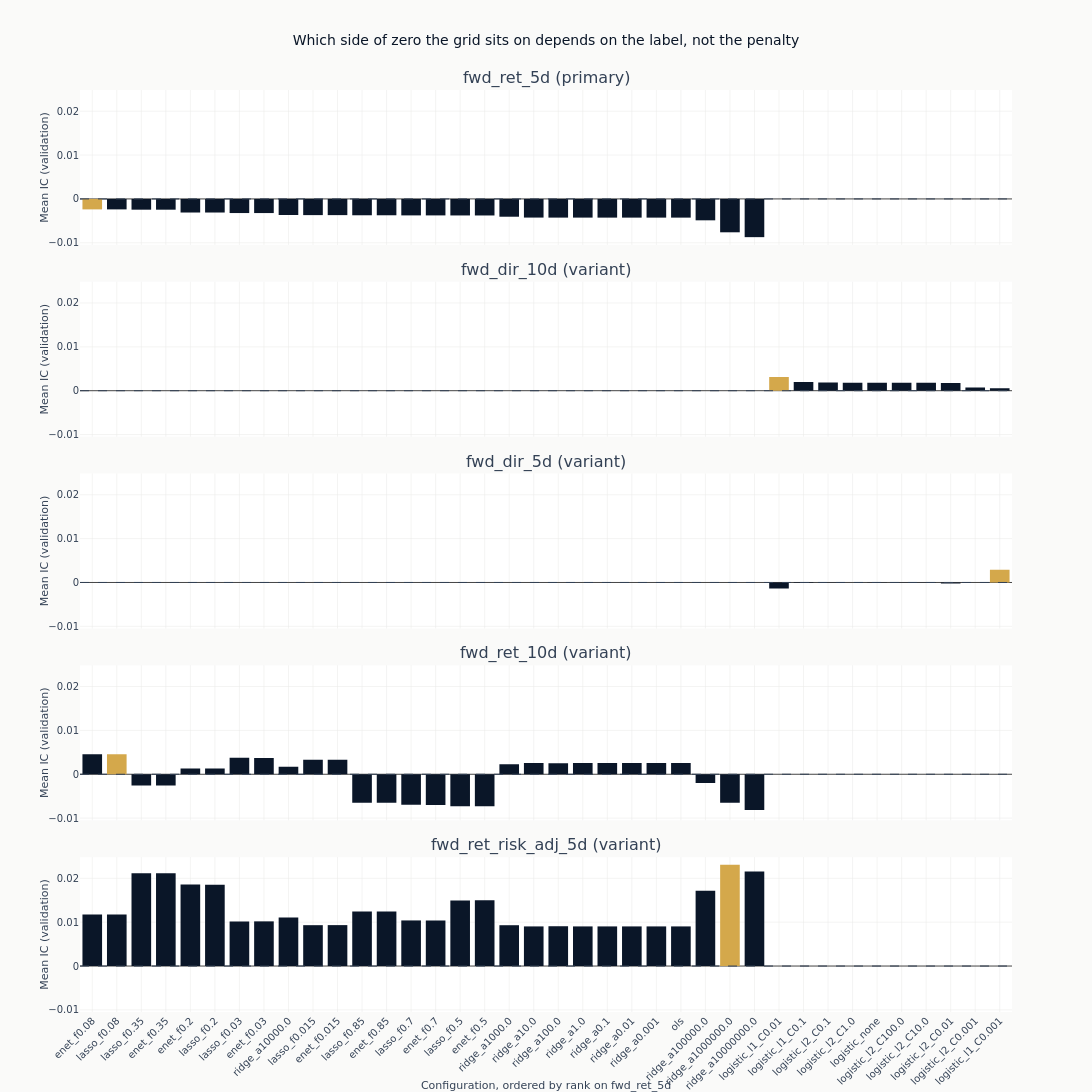

Notebook code for this chart:
### Markdown cell above
### How the penalty grid ranks

One panel per label on one shared vertical scale, so the labels are compared rather than
each one rescaled to fill its own panel. Only configurations measured on all of their label's dates are
charted. The zero line is the reference that matters: a bar below it is a model whose ranking
pointed the wrong way out of sample.

The configurations are held in one order across the panels - their ranking on the primary label
- so a panel that does not descend is a label that orders the grid differently.

### Code cell
def compact(params: str) -> str:
    """Render declared parameters for a label: `alpha=1000000.0` reads as `alpha=1e+06`."""
    return re.sub(r"\d+\.?\d*(?:[eE][+-]?\d+)?", lambda m: f"{float(m.group()):g}", params)


full = catalog.filter("full_coverage")
config_order = (
    full.filter(pl.col("label") == panel_labels[0])
    .sort("ic_mean", descending=True)
    .get_column("config_name")
    .to_list()
)

# `shared_yaxes` matches axes across columns, so with one column it does nothing and each
# panel would be rescaled to fill itself. Matching every row to the first is what puts the
# labels on one vertical scale, which is what stacking them is for.
fig_ic = make_subplots(
    rows=len(panel_labels),
    cols=1,
    shared_xaxes=True,
    vertical_spacing=0.04,
    subplot_titles=[
        f"{label} ({'primary' if label == primary else 'variant'})" for label in panel_labels
    ],
)
for row, label in enumerate(panel_labels, start=1):
    panel = full.filter(pl.col("label") == label)
    # A label whose menu declares different configurations - the classification ones do - keeps
    # its own members and appends them after the shared order rather than being dropped.
    order = [name for name in config_order if name in set(panel.get_column("config_name"))]
    order += [name for name in panel.get_column("config_name").to_list() if name not in order]
    panel = panel.with_columns(
        rank=pl.col("config_name").replace_strict(
            {name: index for index, name in enumerate(order)}, return_dtype=pl.Int32
        )
    ).sort("rank")
    best = panel.get_column("ic_mean").max()
    fig_ic.add_trace(
        go.Bar(
            x=panel.get_column("config_name").to_list(),
            y=panel.get_column("ic_mean").to_list(),
            marker_color=[
                COLORS["amber"] if value == best else COLORS["blue"]
                for value in panel.get_column("ic_mean")
            ],
            showlegend=False,
        ),
        row=row,
        col=1,
    )
    fig_ic.add_hline(
        y=0, line_width=1, line_dash="dash", line_color=COLORS["neutral"], row=row, col=1
    )
    fig_ic.update_yaxes(title_text="Mean IC (validation)", row=row, col=1)
    if row > 1:
        fig_ic.update_yaxes(matches="y", row=row, col=1)
fig_ic.update_xaxes(
    title_text=f"Configuration, ordered by rank on {panel_labels[0]}",
    tickangle=-45,
    row=len(panel_labels),
    col=1,
)
fig_ic.update_layout(
    title="Which side of zero the grid sits on depends on the label, not the penalty",
    height=260 * len(panel_labels),
    width=1100,
    margin=dict(t=90),
)
# Which labels clear zero is a fact about the frame, so the alt text reads it rather than
# asserting it. Describing every bar as negative was true of the one label this notebook used to
# fit and is false of the set it fits now.
side_text = "; ".join(
    f"{row['label']} has {row['n_positive']} of {row['configurations']} above zero"
    for row in by_label.sort("label").iter_rows(named=True)
)
# Whether the panels overlap is also a fact about the frame. Stating a magnitude - "the spread
# within a panel is small next to the gap between panels" - is the thing that goes stale on the
# next run, so the two quantities are read and compared here.
leader = by_label.sort("best_ic", descending=True).row(0, named=True)
rest_best = by_label.filter(pl.col("label") != leader["label"]).get_column("best_ic").max()
if rest_best is None:
    # A one-label `LABELS` run has no second panel, and `max()` over the empty selection is null
    # rather than a number: comparing it raises, and formatting it would publish alt text about a
    # comparison that was never made.
    separation_text = (
        f"there is one panel: this run fitted {leader['label']} alone, whose configurations "
        f"span {leader['worst_ic']:.4f} to {leader['best_ic']:.4f}, so no comparison across "
        "labels is drawn"
    )
elif leader["worst_ic"] > rest_best:
    separation_text = (
        f"the panels do not overlap: {leader['label']}'s weakest configuration scores "
        f"{leader['worst_ic']:.4f}, above the {rest_best:.4f} that is the best any other label "
        "reaches"
    )
else:
    separation_text = (
        f"the panels overlap: {leader['label']} leads on its best configuration "
        f"({leader['best_ic']:.4f}) but its weakest ({leader['worst_ic']:.4f}) falls inside "
        f"the range other labels reach, whose best is {rest_best:.4f}"
    )
show_plotly_with_alt(
    fig_ic,
    "Bar charts of mean validation information coefficient for every full-coverage linear "
    "configuration, one panel per declared label sharing a vertical scale, each panel's highest "
    "bar in amber and the rest in dark navy, with a dashed zero line across each. The bars are "
    "held in the primary label's ranking order in every panel, so a panel that does not descend "
    f"is a label that orders the grid differently. Counted from the frame: {side_text}. Read "
    f"off the same frame, {separation_text}.",
)

### Figure 1 — Plotly figure (JSON) as saved in the notebook; plotly's stock layout.template omitted (floating-point values rounded to 4 significant figures)
{"data": [{"marker": {"color": ["#D4A84B", "#0a1628", "#0a1628", "#0a1628", "#0a1628", "#0a1628", "#0a1628", "#0a1628", "#0a1628", "#0a1628", "#0a1628", "#0a1628", "#0a1628", "#0a1628", "#0a1628", "#0a1628", "#0a1628", "#0a1628", "#0a1628", "#0a1628", "#0a1628", "#0a1628", "#0a1628", "#0a1628", "#0a1628", "#0a1628", "#0a1628", "#0a1628"]}, "showlegend": false, "type": "bar", "x": ["enet_f0.08", "lasso_f0.08", "lasso_f0.35", "enet_f0.35", "enet_f0.2", "lasso_f0.2", "lasso_f0.03", "enet_f0.03", "ridge_a10000.0", "lasso_f0.015", "enet_f0.015", "lasso_f0.85", "enet_f0.85", "lasso_f0.7", "enet_f0.7", "lasso_f0.5", "enet_f0.5", "ridge_a1000.0", "ridge_a10.0", "ridge_a100.0", "ridge_a1.0", "ridge_a0.1", "ridge_a0.01", "ridge_a0.001", "ols", "ridge_a100000.0", "ridge_a1000000.0", "ridge_a10000000.0"], "xaxis": "x", "y": [-0.002384, -0.002384, -0.00245, -0.002454, -0.003099, -0.0031, -0.00322, -0.003222, -0.003666, -0.00369, -0.003691, -0.003726, -0.003727, -0.003754, -0.003755, -0.003767, -0.00377, -0.004057, -0.004252, -0.004259, -0.004259, -0.004261, -0.004262, -0.004262, -0.004262, -0.004878, -0.007609, -0.008715], "yaxis": "y"}, {"marker": {"color": ["#D4A84B", "#0a1628", "#0a1628", "#0a1628", "#0a1628", "#0a1628", "#0a1628", "#0a1628", "#0a1628", "#0a1628"]}, "showlegend": false, "type": "bar", "x": ["logistic_l1_C0.01", "logistic_l1_C0.1", "logistic_l2_C0.1", "logistic_l2_C1.0", "logistic_none", "logistic_l2_C100.0", "logistic_l2_C10.0", "logistic_l2_C0.01", "logistic_l2_C0.001", "logistic_l1_C0.001"], "xaxis": "x2", "y": [0.003112, 0.001981, 0.001863, 0.001807, 0.001805, 0.001804, 0.001804, 0.00173, 0.0007162, 0.0005536], "yaxis": "y2"}, {"marker": {"color": ["#D4A84B", "#0a1628", "#0a1628", "#0a1628", "#0a1628", "#0a1628", "#0a1628", "#0a1628", "#0a1628", "#0a1628"]}, "showlegend": false, "type": "bar", "x": ["logistic_l1_C0.001", "logistic_l2_C0.001", "logistic_l2_C1.0", "logistic_l2_C100.0", "logistic_none", "logistic_l2_C10.0", "logistic_l2_C0.1", "logistic_l1_C0.1", "logistic_l2_C0.01", "logistic_l1_C0.01"], "xaxis": "x3", "y": [0.002912, 6.882e-06, -1.957e-05, -3.506e-05, -3.595e-05, -4.037e-05, -6.331e-05, -9.057e-05, -0.0002375, -0.001362], "yaxis": "y3"}, {"marker": {"color": ["#0a1628", "#D4A84B", "#0a1628", "#0a1628", "#0a1628", "#0a1628", "#0a1628", "#0a1628", "#0a1628", "#0a1628", "#0a1628", "#0a1628", "#0a1628", "#0a1628", "#0a1628", "#0a1628", "#0a1628", "#0a1628", "#0a1628", "#0a1628", "#0a1628", "#0a1628", "#0a1628", "#0a1628", "#0a1628", "#0a1628", "#0a1628", "#0a1628"]}, "showlegend": false, "type": "bar", "x": ["enet_f0.08", "lasso_f0.08", "lasso_f0.35", "enet_f0.35", "enet_f0.2", "lasso_f0.2", "lasso_f0.03", "enet_f0.03", "ridge_a10000.0", "lasso_f0.015", "enet_f0.015", "lasso_f0.85", "enet_f0.85", "lasso_f0.7", "enet_f0.7", "lasso_f0.5", "enet_f0.5", "ridge_a1000.0", "ridge_a10.0", "ridge_a100.0", "ridge_a1.0", "ridge_a0.1", "ridge_a0.01", "ridge_a0.001", "ols", "ridge_a100000.0", "ridge_a1000000.0", "ridge_a10000000.0"], "xaxis": "x4", "y": [0.004573, 0.004587, -0.002551, -0.002553, 0.00133, 0.001324, 0.003739, 0.003722, 0.001691, 0.003326, 0.003325, -0.006498, -0.006498, -0.006976, -0.006986, -0.007283, -0.007299, 0.002269, 0.002555, 0.002529, 0.00256, 0.00256, 0.00256, 0.00256, 0.00256, -0.001966, -0.006471, -0.008174], "yaxis": "y4"}, {"marker": {"color": ["#0a1628", "#0a1628", "#0a1628", "#0a1628", "#0a1628", "#0a1628", "#0a1628", "#0a1628", "#0a1628", "#0a1628", "#0a1628", "#0a1628", "#0a1628", "#0a1628", "#0a1628", "#0a1628", "#0a1628", "#0a1628", "#0a1628", "#0a1628", "#0a1628", "#0a1628", "#0a1628", "#0a1628", "#0a1628", "#0a1628", "#D4A84B", "#0a1628"]}, "showlegend": false, "type": "bar", "x": ["enet_f0.08", "lasso_f0.08", "lasso_f0.35", "enet_f0.35", "enet_f0.2", "lasso_f0.2", "lasso_f0.03", "enet_f0.03", "ridge_a10000.0", "lasso_f0.015", "enet_f0.015", "lasso_f0.85", "enet_f0.85", "lasso_f0.7", "enet_f0.7", "lasso_f0.5", "enet_f0.5", "ridge_a1000.0", "ridge_a10.0", "ridge_a100.0", "ridge_a1.0", "ridge_a0.1", "ridge_a0.01", "ridge_a0.001", "ols", "ridge_a100000.0", "ridge_a1000000.0", "ridge_a10000000.0"], "xaxis": "x5", "y": [0.01174, 0.01174, 0.02115, 0.02117, 0.01859, 0.01855, 0.01016, 0.01019, 0.01105, 0.009317, 0.009331, 0.01241, 0.01241, 0.0104, 0.01041, 0.01496, 0.01497, 0.009307, 0.009034, 0.009075, 0.009034, 0.009034, 0.009034, 0.009034, 0.009034, 0.01715, 0.02307, 0.02158], "yaxis": "y5"}], "layout": {"annotations": [{"font": {"size": 16}, "showarrow": false, "text": "fwd_ret_5d (primary)", "x": 0.5, "xanchor": "center", "xref": "paper", "y": 1.0, "yanchor": "bottom", "yref": "paper"}, {"font": {"size": 16}, "showarrow": false, "text": "fwd_dir_10d (variant)", "x": 0.5, "xanchor": "center", "xref": "paper", "y": 0.792, "yanchor": "bottom", "yref": "paper"}, {"font": {"size": 16}, "showarrow": false, "text": "fwd_dir_5d (variant)", "x": 0.5, "xanchor": "center", "xref": "paper", "y": 0.584, "yanchor": "bottom", "yref": "paper"}, {"font": {"size": 16}, "showarrow": false, "text": "fwd_ret_10d (variant)", "x": 0.5, "xanchor": "center", "xref": "paper", "y": 0.376, "yanchor": "bottom", "yref": "paper"}, {"font": {"size": 16}, "showarrow": false, "text": "fwd_ret_risk_adj_5d (variant)", "x": 0.5, "xanchor": "center", "xref": "paper", "y": 0.168, "yanchor": "bottom", "yref": "paper"}], "height": 1300, "margin": {"t": 90}, "shapes": [{"line": {"color": "#334155", "dash": "dash", "width": 1}, "type": "line", "x0": 0, "x1": 1, "xref": "x domain", "y0": 0, "y1": 0, "yref": "y"}, {"line": {"color": "#334155", "dash": "dash", "width": 1}, "type": "line", "x0": 0, "x1": 1, "xref": "x2 domain", "y0": 0, "y1": 0, "yref": "y2"}, {"line": {"color": "#334155", "dash": "dash", "width": 1}, "type": "line", "x0": 0, "x1": 1, "xref": "x3 domain", "y0": 0, "y1": 0, "yref": "y3"}, {"line": {"color": "#334155", "dash": "dash", "width": 1}, "type": "line", "x0": 0, "x1": 1, "xref": "x4 domain", "y0": 0, "y1": 0, "yref": "y4"}, {"line": {"color": "#334155", "dash": "dash", "width": 1}, "type": "line", "x0": 0, "x1": 1, "xref": "x5 domain", "y0": 0, "y1": 0, "yref": "y5"}], "title": {"text": "Which side of zero the grid sits on depends on the label, not the penalty"}, "width": 1100, "xaxis": {"anchor": "y", "domain": [0.0, 1.0], "matches": "x5", "showticklabels": false}, "xaxis2": {"anchor": "y2", "domain": [0.0, 1.0], "matches": "x5", "showticklabels": false}, "xaxis3": {"anchor": "y3", "domain": [0.0, 1.0], "matches": "x5", "showticklabels": false}, "xaxis4": {"anchor": "y4", "domain": [0.0, 1.0], "matches": "x5", "showticklabels": false}, "xaxis5": {"anchor": "y5", "domain": [0.0, 1.0], "tickangle": -45, "title": {"text": "Configuration, ordered by rank on fwd_ret_5d"}}, "yaxis": {"anchor": "x", "domain": [0.832, 1.0], "title": {"text": "Mean IC (validation)"}}, "yaxis2": {"anchor": "x2", "domain": [0.624, 0.792], "matches": "y", "title": {"text": "Mean IC (validation)"}}, "yaxis3": {"anchor": "x3", "domain": [0.416, 0.584], "matches": "y", "title": {"text": "Mean IC (validation)"}}, "yaxis4": {"anchor": "x4", "domain": [0.208, 0.376], "matches": "y", "title": {"text": "Mean IC (validation)"}}, "yaxis5": {"anchor": "x5", "domain": [0.0, 0.168], "matches": "y", "title": {"text": "Mean IC (validation)"}}}}
